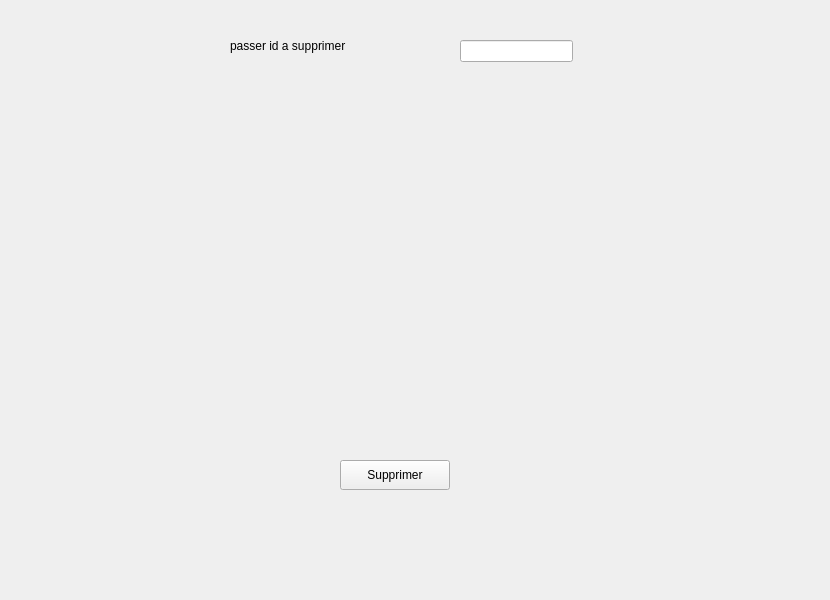
      <widget class="QWidget" name="tab_15">
       <attribute name="title">
        <string>suprimer un auditeur</string>
       </attribute>
       <widget class="QLabel" name="label_69">
        <property name="geometry">
         <rect>
          <x>230</x>
          <y>20</y>
          <width>211</width>
          <height>51</height>
         </rect>
        </property>
        <property name="styleSheet">
         <string notr="true">font: 87 11pt &quot;Arial Black&quot;;</string>
        </property>
        <property name="text">
         <string>passer id a supprimer</string>
        </property>
       </widget>
       <widget class="QLineEdit" name="le_id_suppr">
        <property name="geometry">
         <rect>
          <x>460</x>
          <y>40</y>
          <width>113</width>
          <height>22</height>
         </rect>
        </property>
        <property name="styleSheet">
         <string notr="true">color: rgb(170, 170, 170);</string>
        </property>
       </widget>
       <widget class="QPushButton" name="pb_suppr">
        <property name="geometry">
         <rect>
          <x>340</x>
          <y>460</y>
          <width>110</width>
          <height>30</height>
         </rect>
        </property>
        <property name="text">
         <string>Supprimer</string>
        </property>
        <property name="icon">
         <iconset>
          <normaloff>:/Boutons/Bottons/Supprimer.png</normaloff>:/Boutons/Bottons/Supprimer.png</iconset>
        </property>
       </widget>
       <widget class="QLabel" name="label_158">
        <property name="geometry">
         <rect>
          <x>-10</x>
          <y>-10</y>
          <width>821</width>
          <height>591</height>
         </rect>
        </property>
        <property name="text">
         <string/>
        </property>
        <property name="pixmap">
         <pixmap>../../palette.jpg</pixmap>
        </property>
        <property name="scaledContents">
         <bool>true</bool>
        </property>
       </widget>
       <zorder>label_158</zorder>
       <zorder>label_69</zorder>
       <zorder>le_id_suppr</zorder>
       <zorder>pb_suppr</zorder>
      </widget>
